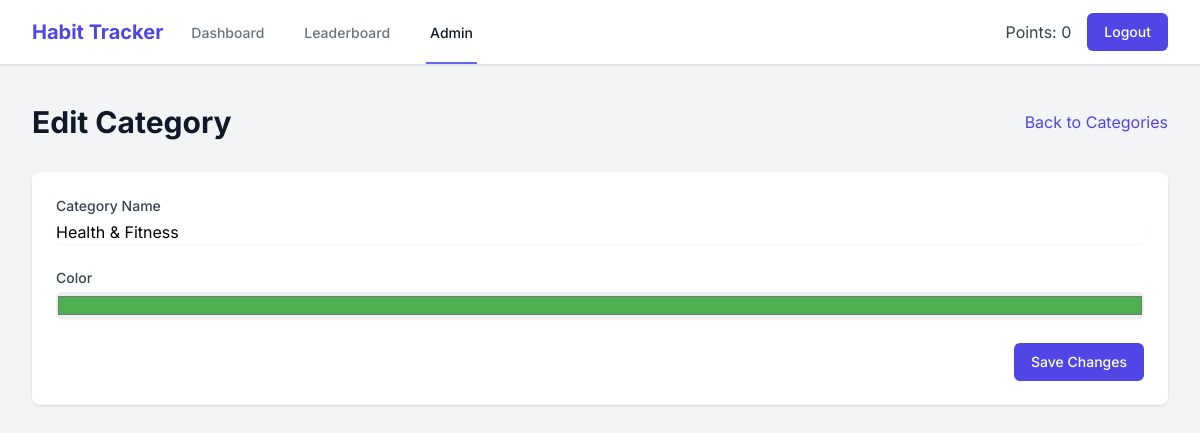
/admin/categories/1/edit (signed in), run on the app's committed database.
### models.py (models this page shows, shortened)
class User(UserMixin, db.Model):
    id = db.Column(db.Integer, primary_key=True)
    username = db.Column(db.String(80), unique=True, nullable=False)
    email = db.Column(db.String(120), unique=True, nullable=False)
    password_hash = db.Column(db.String(128))
    points = db.Column(db.Integer, default=0)
    is_admin = db.Column(db.Boolean, default=False)
    created_at = db.Column(db.DateTime, default=datetime.utcnow)
    user_habits = db.relationship('UserHabit', backref='user', lazy=True)

class Category(db.Model):
    id = db.Column(db.Integer, primary_key=True)
    name = db.Column(db.String(50), unique=True, nullable=False)
    color = db.Column(db.String(7), default='#4F46E5')
    created_at = db.Column(db.DateTime, default=datetime.utcnow)
    habits = db.relationship('Habit', backref='category', lazy=True)

### app.py (the view)
@app.route('/admin/categories/<int:category_id>/edit', methods=['GET', 'POST'])
@login_required
@admin_required
def admin_edit_category(category_id):
    category = Category.query.get_or_404(category_id)
    if request.method == 'POST':
        category.name = request.form['name']
        category.color = request.form.get('color', category.color)
        db.session.commit()
        flash('Category updated successfully!', 'success')
        return redirect(url_for('admin_categories'))
    return render_template('admin/edit_category.html', category=category)

### app.py (called while the page is built)
def admin_required(f):
    @wraps(f)
    def decorated_function(*args, **kwargs):
        if not current_user.is_authenticated or not current_user.is_admin:
            flash('You need to be an admin to access this page.', 'error')
            return redirect(url_for('dashboard'))
        return f(*args, **kwargs)
    return decorated_function

@login_manager.user_loader
def load_user(user_id):
    return User.query.get(int(user_id))

@app.after_request
def add_security_headers(response):
    response.headers['Content-Security-Policy'] = "default-src 'self'; script-src 'self' 'unsafe-inline' 'unsafe-eval' https://cdn.jsdelivr.net https://cdn.tailwindcss.com; style-src 'self' 'unsafe-inline' https://fonts.googleapis.com; font-src 'self' https://fonts.gstatic.com; img-src 'self' data:; connect-src 'self'"
    return response

### templates/admin/edit_category.html (shortened to what this page needs)
{% extends "base.html" %}
{% block content %}
<div class="max-w-7xl mx-auto px-4 sm:px-6 lg:px-8">
    <div class="flex justify-between items-center mb-8">
        <h1 class="text-3xl font-bold text-gray-900">Edit Category</h1>
        <a href="{{ url_for('admin_categories') }}" class="text-indigo-600 hover:text-indigo-900">
            Back to Categories
        </a>
    </div>
    <div class="bg-white shadow sm:rounded-lg">
        <div class="px-4 py-5 sm:p-6">
            <form method="POST" class="space-y-6">
                <div>
                    <label for="name" class="block text-sm font-medium text-gray-700">Category Name</label>
                    <input type="text" name="name" id="name" value="{{ category.name }}" required
                           class="mt-1 block w-full rounded-md border-gray-300 shadow-sm focus:border-indigo-500 focus:ring-indigo-500">
                </div>
                <div>
                    <label for="color" class="block text-sm font-medium text-gray-700">Color</label>
                    <input type="color" name="color" id="color" value="{{ category.color }}"
                           class="mt-1 block w-full rounded-md border-gray-300 shadow-sm focus:border-indigo-500 focus:ring-indigo-500">
                </div>
                <div class="flex justify-end">
                    <button type="submit"
                            class="inline-flex items-center px-4 py-2 border border-transparent text-sm font-medium rounded-md text-white bg-indigo-600 hover:bg-indigo-700 focus:outline-none focus:ring-2 focus:ring-offset-2 focus:ring-indigo-500">
                        Save Changes
                    </button>
                </div>
            </form>
        </div>
    </div>
</div>
{% endblock %}

### templates/base.html (shortened to what this page needs)
<!DOCTYPE html>
<html lang="en">
<head>
    <script src="https://cdn.tailwindcss.com"></script>
</head>
<body class="bg-gray-100">
    {% if current_user.is_authenticated %}
    <nav class="bg-white shadow">
        <div class="max-w-7xl mx-auto px-4 sm:px-6 lg:px-8">
            <div class="flex justify-between h-16">
                <div class="flex">
                    <div class="flex-shrink-0 flex items-center">
                        <a href="{{ url_for('dashboard') }}" class="text-xl font-bold text-indigo-600">
                            Habit Tracker
                        </a>
                    </div>
                    <div class="hidden sm:ml-6 sm:flex sm:space-x-8">
                        <a href="{{ url_for('dashboard') }}"
                            class="{% if request.endpoint == 'dashboard' %}border-indigo-500 text-gray-900{% else %}border-transparent text-gray-500 hover:border-gray-300 hover:text-gray-700{% endif %} inline-flex items-center px-1 pt-1 border-b-2 text-sm font-medium">
                            Dashboard
                        </a>
                        <a href="{{ url_for('leaderboard') }}"
                            class="{% if request.endpoint == 'leaderboard' %}border-indigo-500 text-gray-900{% else %}border-transparent text-gray-500 hover:border-gray-300 hover:text-gray-700{% endif %} inline-flex items-center px-1 pt-1 border-b-2 text-sm font-medium">
                            Leaderboard
                        </a>
                        {% if current_user.is_admin %}
                        <a href="{{ url_for('admin_dashboard') }}"
                            class="{% if request.endpoint.startswith('admin_') %}border-indigo-500 text-gray-900{% else %}border-transparent text-gray-500 hover:border-gray-300 hover:text-gray-700{% endif %} inline-flex items-center px-1 pt-1 border-b-2 text-sm font-medium">
                            Admin
                        </a>
                        {% endif %}
                    </div>
                </div>
                <div class="flex items-center">
                    <span class="text-gray-700 mr-4">Points: {{ current_user.points }}</span>
                    <a href="{{ url_for('logout') }}"
                        class="inline-flex items-center px-4 py-2 border border-transparent text-sm font-medium rounded-md text-white bg-indigo-600 hover:bg-indigo-700">
                        Logout
                    </a>
                </div>
            </div>
        </div>
    </nav>
    {% endif %}
    <main class="py-10">
        {% block content %}{% endblock %}
    </main>
</body>
</html>

### templates/base.html (style rules this page uses)
body { font-family: 'Inter', sans-serif; }

### data on the page
User: points "0"
Category: name "Health & Fitness", color "#4caf50"
